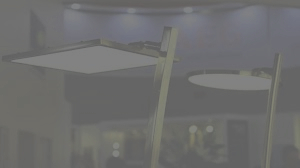
#> input picture imagen_uno_quiz.jpg, 300 x 168 px
$ python Punto_uno_parcial.py
#> lines starting #> are read from the running program, lines starting #| are printed output that depends on the picture
### tranformacion_lineal.py
import numpy as np


    #este metodo recibe paramentros desde la función lineal, la imagen y el alor de Y
    #y la tranforma con la función gamma
def my_gamma(image, gamma): #declaracion de la  una función my_gamma que recibe como parametro imagen y variable
    Im_ga = np.double(image) # transofrmacion de la imagen a DOUBLE
    Im2 = Im_ga**gamma #Imagen en la funcion gamma
    Im2 = np.uint8(255*Im2/Im2.max())#Escala de double a uint8
    return Im2

### Punto_uno_parcial.py
"""
1. Cargar la imagen en Python

2. Transformar la imagen a escala de grises, visualizar en una figura la imagen original y la imagen en escala de grises

3. Aplique la transformada gamma. Seleccione el parametro gamma de tal forma que permita oscurecer la imagen y ver mejor los detalles.

Para este punto puede usar las funciones realizadas en clase y en los talleres. Envie al correo mariatorres@itm.edu.co en una carpeta comprimida el programa en matlab, las funciones empleadas y la imagen.

Para finalizar marque True.


"""
#BASILIO SALDARRIAGA

from PIL import Image #importe de libreria PIL
import numpy as np #importe de libreria numpy
import matplotlib.pyplot as plt #importe de libreria matplotlib
import sys #improte de libreria SYS

sys.path.append('D:\Vision')  #la ruta de los archivos USB
import tranformacion_lineal as trans # importe de libreria
Im_g = Image.open('imagen_uno_quiz.jpg').convert('L') #importa la libreria IMAGE para abrir la imagen
Im_ga = np.double(np.array(Im_g)) #Transofrmacion de la imagen a DOUBLE
Im2 = trans.my_gamma( Im_ga, 20) #Aca se manda la imagen  y el valor para el exponente al metodo para Y=0.05, 0.10, 0.20, 0.50, 1, 1.5,2.5, 5.0, 10.0, 25.0.
#> in my_gamma, `Im2 = Im_ga**gamma`:
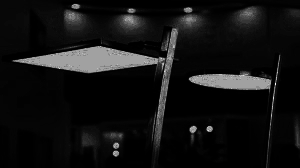
#> Im2: shape (168, 300) float64; min 4.42e+39, max 3e+42, mean 2.31e+41; drawn with min black and max white
plt.gray() #la libreria matplotlib convierte la imagen a gris

plt.imshow(np.uint8(Im_ga)) # esta linea no es necesaria ya se esta transformado en my_gamma
plt.axis('off') #no muestra los ejes en la terminal
plt.figure()# realiza la grafica

plt.gray() #la libreria matplotlib convierte la imagen a gris
plt.imshow(Im2)#guarda la imagen
plt.axis('off') #no muestra los ejes en la terminal


Im2 = Image.fromarray(Im2, mode="L")  #importa la libreria IMAGE para abrir la imagen
Im2.save("D:/Vision/Parcial/Punto_1/imagen_uno_quiz_en_gamma_8.jpg") #guardamos la imagen en la ruta de la usb


plt.gray() #la libreria matplotlib convierte la imagen a gris
#> (the run stopped early here; a loop or call above may not have finished)
